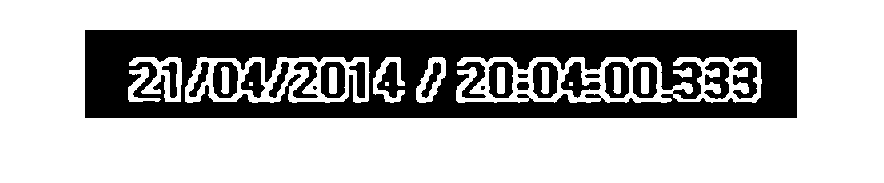
%> input picture Arena_Parameters/AuxiliaryScripts/ScriptsForTracking/Number_Plate_Extraction/FrameAfterProcessing.png, 884 x 183 px
$ octave --eval "numberPlateExtraction;"   (GNU Octave 9; MATLAB toolbox functions it lacks are replaced by stand-ins)
%> lines starting %> are read from the running program, lines starting %| are printed output that depends on the picture; in (x1, y1, x2, y2) boxes, pixels count from 0 and x2, y2 are one past the last pixel; in counts of white or black regions, pixels touching at a corner belong together; the program's own positions count from 1
### Arena_Parameters/AuxiliaryScripts/ScriptsForTracking/Number_Plate_Extraction/controlling.m
function r=controlling(NR)
%CONTROLLING determine the array of indices of Bounding boxes of interest.
%   R=CONTROLLING(NR) outputs the row vector R containing the indices of
%   the bounding boxes of interest from the matrix NR. NR is the matrix of
%   order numberofregionsx4. Numberofregions are the total number of
%   regions extracted from the function regionprops with the property
%   'BoundingBox'. To ensure the order cat(1,...) function could be used.
%   The code for this function emphasize on obtaining the indices of
%   Bounding boxes whose width along the y-dimension is nearly same. If
%   the approach of y-width doesn't work then Bounding Boxes with nearly
%   same y-coordinates are obtained.

[Q,W]=hist(NR(:,4)); % Histogram of the y-dimension widths of all boxes.
ind=find(Q==6); % Find indices from Q corresponding to frequency '6'.
% Since the number plates of cars in Karachi have six characters so
% find(Q==6) is used. If the code is to be implemented for some other plates
% the argument to the function 'find' has to be changed accordingly.
% Q is a row vector of frequency and W is the row vector of all the mid
% points of bins. Hist automatically selects the range of W from its input
% argument.

for k=1:length(NR)            % Taking the advantage of uniqueness of y-co
    C_5(k)=NR(k,2) * NR(k,4); % ordinate and y-width.
end
NR2=cat(2,NR,C_5');           % Appending new coloumn in NR.
[E,R]=hist(NR2(:,5),20);
Y=find(E==6);                 % Searching for six characters.
if length(ind)==1 % If six boxes of interest are succesfully found record
    MP=W(ind);    %  the midpoint of corresponding bin.
    binsize=W(2)-W(1); % Calculate the container size.
    container=[MP-(binsize/2) MP+(binsize/2)]; % Calculating the complete container size.
    r=takeboxes(NR,container,2);
elseif length(Y)==1
    MP=R(Y);
    binsize=R(2)-R(1);
    container=[MP-(binsize/2) MP+(binsize/2)]; % Calculating the complete container size.
    r=takeboxes(NR2,container,2.5); % Call to function takeboxes.
elseif isempty(ind) || length(ind)>1 % If there is no vlaue of '6' in the Q vector.
    [A,B]=hist(NR(:,2),20); % Use y-coordinate approach only.
    ind2=find(A==6);
    if length(ind2)==1
        MP=B(ind2);
        binsize=B(2)-B(1);
        container=[MP-(binsize/2) MP+(binsize/2)]; % Calculating the complete container size.
        r=takeboxes(NR,container,1);
    else
        container=guessthesix(A,B,(B(2)-B(1))); % Call of function guessthesix.
        if ~isempty(container) % If guessthesix works succesfully.
            r=takeboxes(NR,container,1); % Call the function takeboxes.
        elseif isempty(container)
            container2=guessthesix(E,R,(R(2)-R(1)));
            if ~isempty(container2)
                r=takeboxes(NR2,container2,2.5);
            else
                r=[]; % Otherwise assign an empty matrix to 'r'.
            end
        end
    end
end
end

### Arena_Parameters/AuxiliaryScripts/ScriptsForTracking/Number_Plate_Extraction/takeboxes.m
function r=takeboxes(NR,container,chk)
%TAKEBOXES helps in determining the values of indices of interested Bounding boxes.
% R=TAKEBOXES(NR,CONTAINER,CHK) outputs the value of indices corresponding
% the desired Bounding boxes. NR is the numberofregionsx4 matrix of all the
% regions' Bounding boxes. CONTAINER is the width of the bin that contain
% all the six bounding boxes of interest. CHK will determine whether
% bounding boxes are y-dimension widht's wise grouped or y-coordinate wise
% grouped. CHK=2 considers y-dimension width grouping and CHK=1 considers
% y-coordinate grouping.

takethisbox=[]; % Initialize the variable to an empty matrix.
for i=1:size(NR,1)
    if NR(i,(2*chk))>=container(1) && NR(i,(2*chk))<=container(2) % If Bounding box is among the container plus tolerence.
        takethisbox=cat(1,takethisbox,NR(i,:)); % Take that box and concatenate along first dimension.
    end
end
r=[];
for k=1:size(takethisbox,1)
    var=find(takethisbox(k,1)==reshape(NR(:,1),1,[])); % Finding the indices of the interested boxes among NR
    if length(var)==1                                  % since x-coordinate of the boxes will be unique.
        r=[r var];
    else                                               % In case if x-coordinate is not unique
        for v=1:length(var)                            % then check which box fall under container condition.
            M(v)=NR(var(v),(2*chk))>=container(1) && NR(var(v),(2*chk))<=container(2);
        end
        var=var(M);
        r=[r var];
    end
end
end

### Arena_Parameters/AuxiliaryScripts/ScriptsForTracking/Number_Plate_Extraction/readLetter.m
function letter=readLetter(snap)
%READLETTER reads the character fromthe character's binary image.
%   LETTER=READLETTER(SNAP) outputs the character in class 'char' from the
%   input binary image SNAP.

load NewTemplates % Loads the templates of characters in the memory.
snap=imresize(snap,[42 24]); % Resize the input image so it can be compared with the template's images.
comp=[ ];
for n=1:length(NewTemplates)
    sem=corr2(NewTemplates{1,n},snap); % Correlation the input image with every image in the template for best matching.
    comp=[comp sem]; % Record the value of correlation for each template's character.
end
vd=find(comp==max(comp)); % Find the index which correspond to the highest matched character.
%*-*-*-*-*-*-*-*-*-*-*-*-*-
% Accodrding to the index assign to 'letter'.
% Alphabets listings.
if vd==1 || vd==2
    letter='A';
elseif vd==3 || vd==4
    letter='B';
elseif vd==5
    letter='C';
elseif vd==6 || vd==7
    letter='D';
elseif vd==8
    letter='E';
elseif vd==9
    letter='F';
elseif vd==10
    letter='G';
elseif vd==11
    letter='H';
elseif vd==12
    letter='I';
elseif vd==13
    letter='J';
elseif vd==14
    letter='K';
elseif vd==15
    letter='L';
elseif vd==16
    letter='M';
elseif vd==17
    letter='N';
elseif vd==18 || vd==19
    letter='O';
elseif vd==20 || vd==21
    letter='P';
elseif vd==22 || vd==23
    letter='Q';
elseif vd==24 || vd==25
    letter='R';
elseif vd==26
    letter='S';
elseif vd==27
    letter='T';
elseif vd==28
    letter='U';
elseif vd==29
    letter='V';
elseif vd==30
    letter='W';
elseif vd==31
    letter='X';
elseif vd==32
    letter='Y';
elseif vd==33
    letter='Z';
    %*-*-*-*-*
% Numerals listings.
elseif vd==34
    letter='1';
elseif vd==35
    letter='2';
elseif vd==36
    letter='3';
elseif vd==37 || vd==38
    letter='4';
elseif vd==39
    letter='5';
elseif vd==40 || vd==41 || vd==42
    letter='6';
elseif vd==43
    letter='7';
elseif vd==44 || vd==45
    letter='8';
elseif vd==46 || vd==47 || vd==48
    letter='9';
else
    letter='0';
end
end

### Arena_Parameters/AuxiliaryScripts/ScriptsForTracking/Number_Plate_Extraction/numberPlateExtraction.m
function numberPlateExtraction
%NUMBERPLATEEXTRACTION extracts the characters from the input number plate image.

f=imread('FrameAfterProcessing.png'); % Reading the number plate image.
%> f is the input picture: size 183x884x3 uint8; 69.9% white; 22 black regions (2 under 20 px), largest, box (x1, y1, x2, y2) and area: (85, 30, 797, 118) 41113, (533, 62, 558, 98) 598, (213, 62, 238, 98) 594
f=imresize(f,[400 NaN]); % Resizing the image keeping aspect ratio same.
%> f: size 400x1933x3 uint8
g=rgb2gray(f); % Converting the RGB (color) image to gray (intensity).
g=medfilt2(g,[3 3]); % Median filtering to remove noise.
se=strel('disk',1); % Structural element (disk of radius 1) for morphological processing.
gi=imdilate(g,se); % Dilating the gray image with the structural element.
ge=imerode(g,se); % Eroding the gray image with structural element.
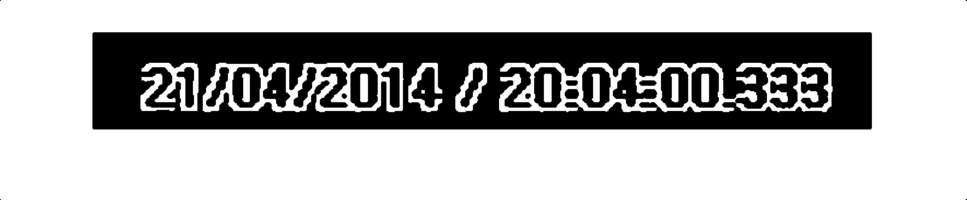
%> ge: size 400x1933 uint8 (shown at 1/2 size); min 0, max 255, mean 173.4
gdiff=imsubtract(gi,ge); % Morphological Gradient for edges enhancement.
gdiff=mat2gray(gdiff); % Converting the class to double.
%> gdiff: size 400x1933 double
gdiff=conv2(gdiff,[1 1;1 1]); % Convolution of the double image for brightening the edges.
%> gdiff: size 401x1934 double
gdiff=imadjust(gdiff,[0.5 0.7],[0 1],0.1); % Intensity scaling between the range 0 to 1.
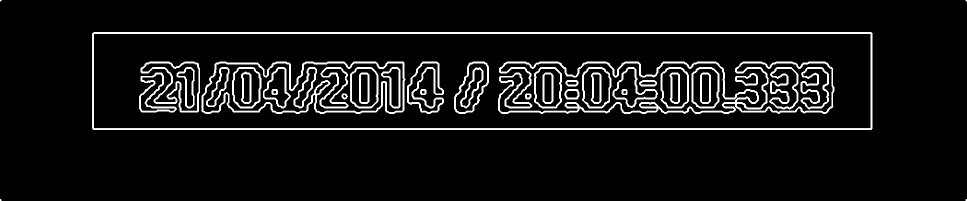
%> gdiff: size 401x1934 double (shown at 1/2 size); min 0, max 1, mean 0.0733
B=logical(gdiff); % Conversion of the class from double to binary.
%> B: size 401x1934 logical; 7.4% white; 42 white regions (4 under 20 px), largest, box (x1, y1, x2, y2) and area: (184, 64, 1745, 260) 13976, (996, 123, 1669, 228) 10440, (403, 123, 811, 228) 5657
% Eliminating the possible horizontal lines from the output image of regiongrow
% that could be edges of license plate.
er=imerode(B,strel('line',50,0));
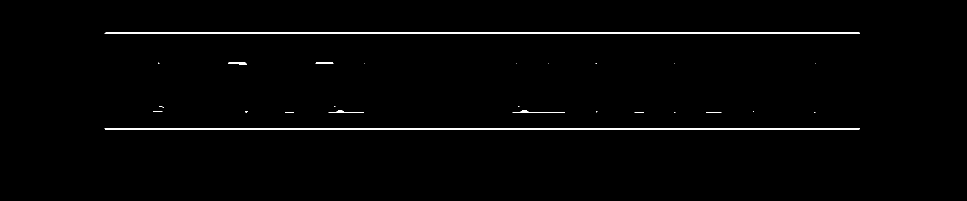
%> er: size 401x1934 logical (shown at 1/2 size); 1.6% white; 25 white regions (18 under 20 px), largest, box (x1, y1, x2, y2) and area: (209, 256, 1720, 260) 6037, (209, 64, 1720, 68) 6035, (1025, 221, 1130, 225) 145
out1=imsubtract(B,er);
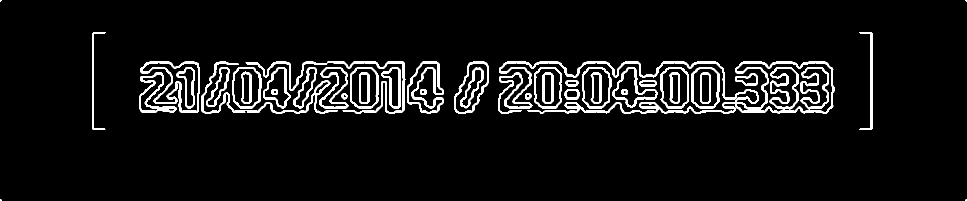
%> out1: size 401x1934 double (shown at 1/2 size); values 0 (black) and 1 (white), 5.8% white; 50 white regions (4 under 20 px), largest, box (x1, y1, x2, y2) and area: (996, 123, 1669, 228) 9079, (403, 123, 676, 228) 2381, (281, 123, 400, 225) 2169
% Filling all the regions of the image.
F=imfill(out1,'holes');
%> F: size 401x1934 double; values 0 (black) and 1 (white), 11.5% white; 38 white regions (4 under 20 px), largest, box (x1, y1, x2, y2) and area: (996, 123, 1669, 228) 21695, (281, 123, 400, 225) 6976, (908, 123, 978, 228) 4758
% Thinning the image to ensure character isolation.
H=bwmorph(F,'thin',1);
%> H: size 401x1934 logical; 9.9% white; 38 white regions (6 under 20 px), largest, box (x1, y1, x2, y2) and area: (997, 124, 1668, 227) 18034, (282, 124, 399, 224) 6430, (909, 124, 977, 227) 4483
H=imerode(H,strel('line',3,90));
%> H: size 401x1934 logical; 8.8% white; 191 white regions (135 under 20 px), largest, box (x1, y1, x2, y2) and area: (1470, 125, 1668, 226) 14063, (282, 125, 399, 223) 6082, (909, 125, 977, 226) 4340
% Selecting all the regions that are of pixel area more than 100.
final=bwareaopen(H,100);
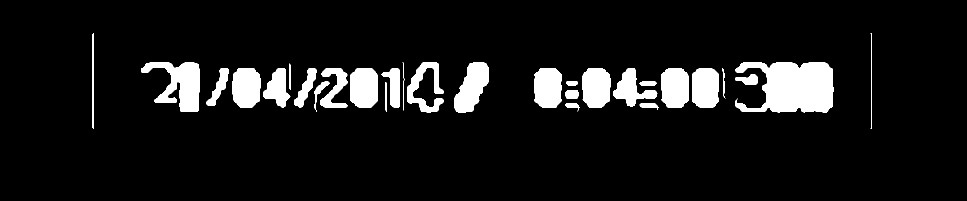
%> final: size 401x1934 logical (shown at 1/2 size); 8.6% white; 29 white regions
% final=bwlabel(final); % Uncomment to make compitable with the previous versions of MATLAB®
% Two properties 'BoundingBox' and binary 'Image' corresponding to these
% Bounding boxes are acquired.
Iprops=regionprops(final,'BoundingBox','Image');
%> Iprops = 29 regions; largest, box (x1, y1, x2, y2): (1470, 125, 1668, 226), (282, 125, 399, 223), (815, 125, 887, 226), (1226, 136, 1315, 214), (909, 125, 977, 226)
% Selecting all the bounding boxes in matrix of order numberofboxesX4;
NR=cat(1,Iprops.BoundingBox);
%> NR = 29 rows, first 8: [185.5 66.5 3 192; 282.5 125.5 117 98; 413.5 136.5 45 76; 465.5 136.5 57 79; 527.5 136.5 54 79; 578.5 127.5 4 53; 588.5 136.5 45 79; 629.5 162.5 31 61]
% Calling of controlling function.
r=controlling(NR); % Function 'controlling' outputs the array of indices of boxes required for extraction of characters.
%> in controlling, `[Q,W]=hist(NR(:,4));`: Q = [6 0 4 12 2 3 0 0 0 2]; W = [18.15 36.45 54.75 73.05 91.35 109.7 128 146.2 164.6 182.8]
%> in controlling, `ind=find(Q==6); % Find indices from Q corresponding to frequency '6'.`: ind = 1
%> the loop in controlling, `for k=1:length(NR)` made 29 passes
%> after the loop in controlling, `for k=1:length(NR)`: C_5 = 29 values, max 12768 at index 1, min 1462.5 at index 19, mean 9211.4
%> in controlling, `NR2=cat(2,NR,C_5');`: NR2 = 29 rows, first 8: [185.5 66.5 3 192 12768; 282.5 125.5 117 98 12299; 413.5 136.5 45 76 10374; 465.5 136.5 57 79 10783.5; 527.5 136.5 54 79 10783.5; 578.5 127.5 4 53 6757.5; 588.5 136.5 45 79 10783.5; 629.5 162.5 31 61 9912.5]
%> in controlling, `[E,R]=hist(NR2(:,5),20);`: E = 20 values, max 11 at index 17, min 0 at index 2, mean 1.45; R = 20 values from 1745.1 to 12485.4
%> in controlling, `Y=find(E==6);`: Y = 20
%> in controlling, `MP=W(ind);`: MP = 18.15
%> in controlling, `binsize=W(2)-W(1);`: binsize = 18.3
%> in controlling, `container=[MP-(binsize/2) MP+(binsize/2)];`: container = [9 27.3]
%> the loop in takeboxes, `for i=1:size(NR,1)` made 29 passes
%> takethisbox on passes 17 to 19: [1130.5 180.5 28 17], [1130.5 180.5 28 17; 1130.5 206.5 29 17], [1130.5 180.5 28 17; 1130.5 206.5 29 17; 1132.5 162.5 24 9]
%> after the loop in takeboxes, `for i=1:size(NR,1)`: takethisbox = [1130.5 180.5 28 17; 1130.5 206.5 29 17; 1132.5 162.5 24 9; 1279.5 162.5 34 9; 1279.5 206.5 38 14; 1471.5 148.5 44 22]
%> the loop in takeboxes, `for k=1:size(takethisbox,1)` made 6 passes
%> (var, r) on passes 3, 6: (19, [17 18 17 18 19]), (28, [17 18 17 18 19 22 23 22 23 28])
%> r on passes 1, 2, 4, 5: [17 18], [17 18 17 18], [17 18 17 18 19 22 23], [17 18 17 18 19 22 23 22 23]
%> after the loop in takeboxes, `for k=1:size(takethisbox,1)`: M = [true true]
%> in controlling, `r=takeboxes(NR,container,2);`: r = [17 18 17 18 19 22 23 22 23 28]
%> r = [17 18 17 18 19 22 23 22 23 28]
if ~isempty(r) % If succesfully indices of desired boxes are achieved.
    I={Iprops.Image}; % Cell array of 'Image' (one of the properties of regionprops)
%> I = 29 items
    noPlate=[]; % Initializing the variable of number plate string.
    for v=1:length(r)
        N=I{1,r(v)}; % Extracting the binary image corresponding to the indices in 'r'.
        letter=readLetter(N); % Reading the letter corresponding the binary image 'N'.
        while letter=='O' || letter=='0' % Since it wouldn't be easy to distinguish
            if v<=3                      % between '0' and 'O' during the extraction of character
                letter='O';              % in binary image. Using the characteristic of plates in Karachi
            else                         % that starting three characters are alphabets, this code will
                letter='0';              % easily decide whether it is '0' or 'O'. The condition for 'if'
            end                          % just need to be changed if the code is to be implemented with some other
            break;                       % cities plates. The condition should be changed accordingly.
        end
        noPlate=[noPlate letter]; % Appending every subsequent character in noPlate variable.
    end
%> this loop made 10 passes
%> (vd in readLetter, noPlate) on passes 1 to 10: (50, 'O'), (48, 'O9'), (50, 'O9O'), (48, 'O9O9'), (50, 'O9O90'), (19, 'O9O900'), (21, 'O9O900P'), (19, 'O9O900P0'), (21, 'O9O900P0P'), (19, 'O9O900P0P0')
%> pass 1, in readLetter, `snap=imresize(snap,[42 24]); % Resize the input image so it can be com..`:
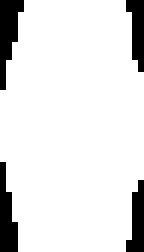
%> snap: size 42x24 logical (shown 6 times larger); 88.9% white; 4 black regions, box (x1, y1, x2, y2) and area: (0, 0, 4, 15) 34, (0, 27, 3, 42) 30, (21, 0, 24, 12) 24, (21, 30, 24, 42) 24
%> pass 2, in readLetter (call 2), `snap=imresize(snap,[42 24]); % Resize the input image so it can be com..`:
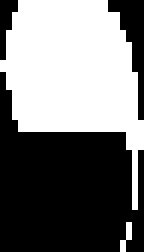
%> snap: size 42x24 logical (shown 6 times larger); 46.4% white; 2 white regions (1 under 20 px), largest, box (x1, y1, x2, y2) and area: (0, 0, 24, 35) 463
    fid = fopen('noPlate.txt', 'wt'); % This portion of code writes the number plate
    fprintf(fid,'%s\n',noPlate);      % to the text file, if executed a notepad file with the
    fclose(fid);                      % name noPlate.txt will be open with the number plate written.
    winopen('noPlate.txt')

% [11 lines of commented-out code are left out]

else % If fail to extract the indexes in 'r' this line of error will be displayed.
    fprintf('Unable to extract the characters from the number plate.\n');
    fprintf('The characters on the number plate might not be clear or touching with each other or boundries.\n');
end
end
